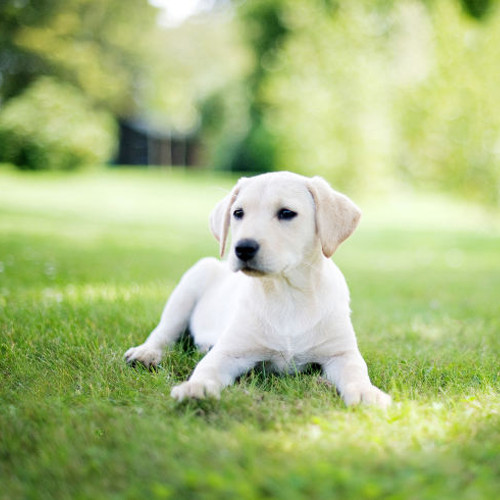
#> input picture dog.jpg, 500 x 500 px
$ python image_color_bw_cv2.py
#> lines starting #> are read from the running program, lines starting #| are printed output that depends on the picture
#!/usr/bin/python3
import cv2
import numpy as np

im = cv2.imread('dog.jpg')
#> im is the input picture: shape (500, 500, 3); mean B, G, R 126.6, 187.8, 169.2
img = cv2.imread('dog.jpg',0)
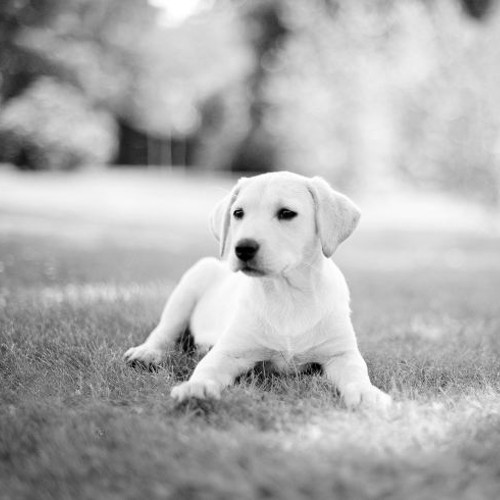
#> img: shape (500, 500); min 0, max 255, mean 175.2

# Convert grayscale image to 3-channel image,so that they can be stacked together
imgc = cv2.cvtColor(img,cv2.COLOR_GRAY2BGR)
both = np.concatenate((im,imgc), axis=1)   #1 : horz, 0 : Vert.
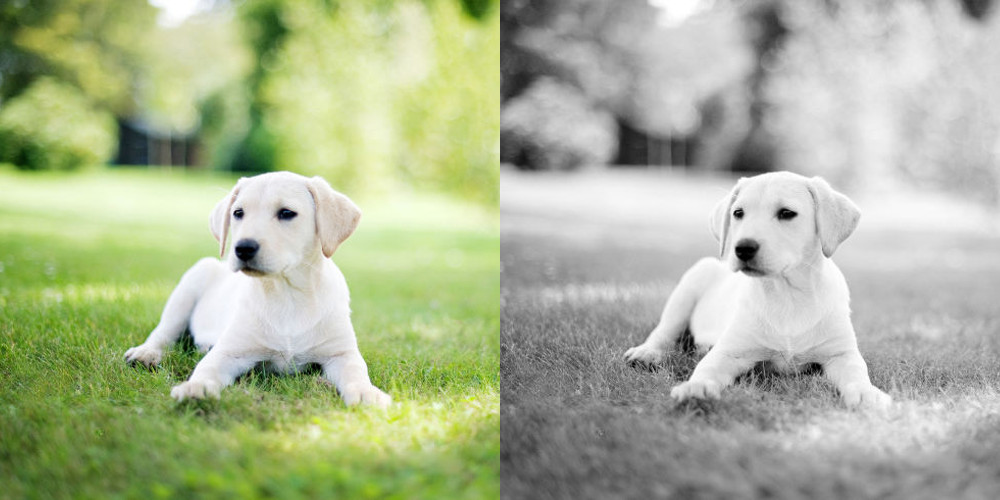
#> both: shape (500, 1000, 3); mean B, G, R 150.9, 181.5, 172.2

cv2.imshow('imgc',both)
cv2.waitKey(0)
cv2.destroyAllWindows()

$ run again, with cat.jpg copied over dog.jpg
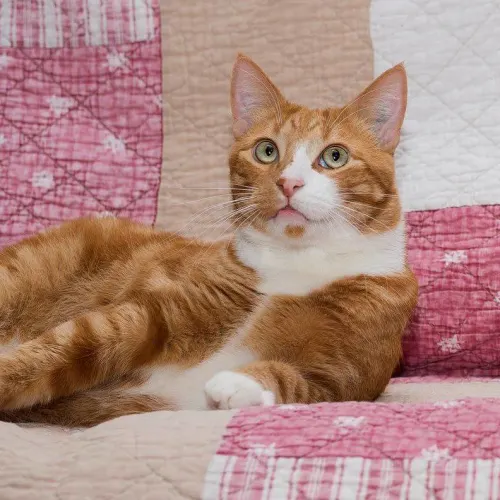
#> input picture cat.jpg, 500 x 500 px
#> im is the input picture: shape (500, 500, 3); mean B, G, R 127.3, 135.7, 174.1
#> `img = cv2.imread('dog.jpg',0)`:
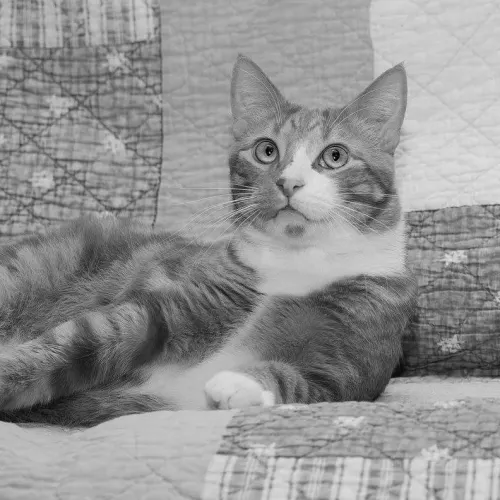
#> img: shape (500, 500); min 2, max 225, mean 146.2
#> `both = np.concatenate((im,imgc), axis=1)`:
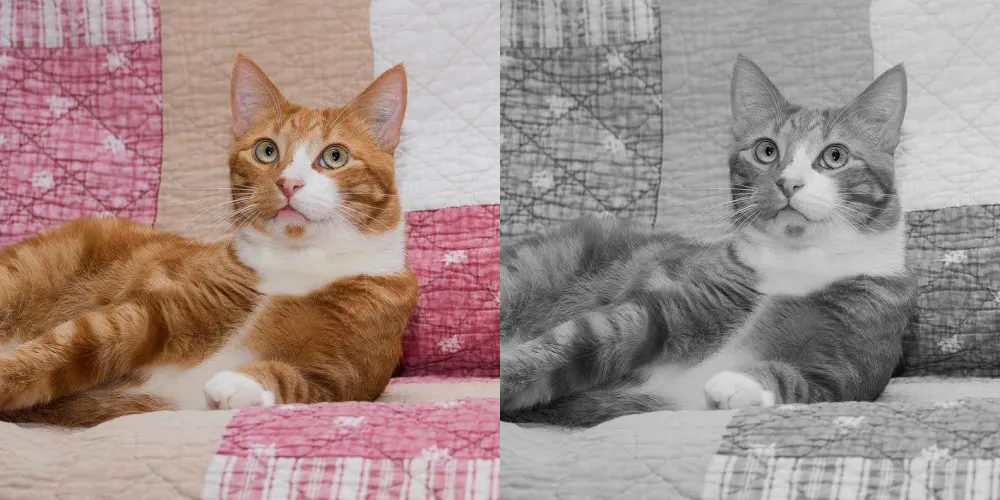
#> both: shape (500, 1000, 3); mean B, G, R 136.7, 140.9, 160.1
